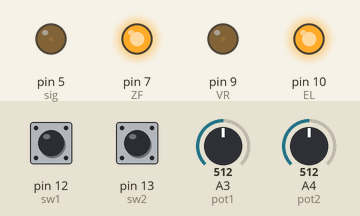
Recording of a sketch running on a simulated Arduino Uno, built with avr-gcc and run on an emulated ATmega328P. Shown: output pins drawn as LEDs (lit = HIGH). The inputs (shaded band) are chosen by the test bench; at power-on: A3 (pot1) = 512, A4 (pot2) = 512, pin 12 (sw1) HIGH, pin 13 (sw2) HIGH.

Above: at 1.2 s.
1.3 s: A3 (pot1) set to 122
At 2.2 s:
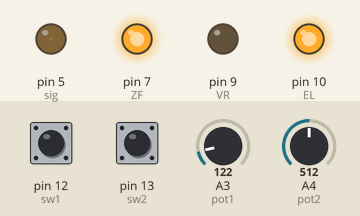
2.8 s: A4 (pot2) set to 122
At 3.4 s:
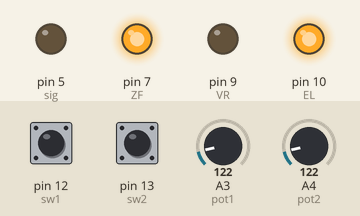
4.3 s: pin 12 (sw1) pulled LOW for 0.15 s
At 4.37 s:
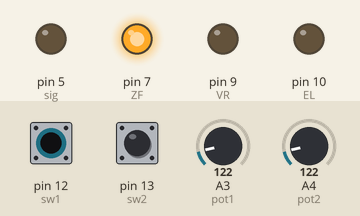
5.9 s: pin 13 (sw2) pulled LOW for 0.15 s
At 5.97 s:
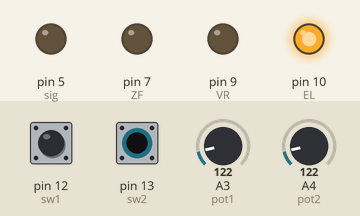
7.5 s: A3 (pot1) set to 194
9.0 s: A3 (pot1) set to 216
At 9.3 s:
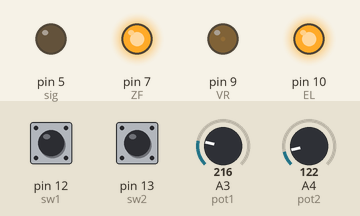
Timing chart, 0 to 11.5 s (numbered marks = the images above; inputs shaded):
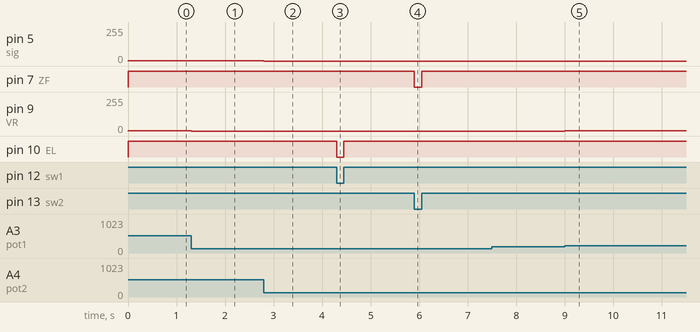

Measured:
- the behaviour switches between 204 and 205 on A3 (pot1) (found by bisection; images 4 and 5)
- after the input at 1.3 s, pin 9 (VR): 2/255 → 0/255 at once
- after the input at 2.8 s, pin 5 (sig): 2/255 → 0/255 at once
- after the input at 4.3 s, pin 10 (EL): HIGH → LOW at once, → HIGH 0.15 s later
- after the input at 5.9 s, pin 7 (ZF): HIGH → LOW at once, → HIGH 0.15 s later
- after the input at 7.5 s, every drawn part: stays the same
- after the input at 9.0 s, pin 9 (VR): 0/255 → 1/255 at once

The sketch:

brushless_motor.ino
```cpp
int pot1 = A3;
int pot2 = A4;
int sw1 = 12;
int sw2 = 13;
int VR = 9;
int ZF = 7;
int sig = 5;
int EL = 10;

float VR1;
float VR2;
float sig1;
float sig2;
int EL1;
int ZF1;

void setup() {
  // put your setup code here, to run once:
  pinMode(sw1,INPUT);
  pinMode(sw2,INPUT);
  pinMode(VR,OUTPUT);
  pinMode(ZF,OUTPUT);
  pinMode(sig,OUTPUT);
  pinMode(EL,OUTPUT);

}

void loop() {
  // put your main code here, to run repeatedly:
EL1= digitalRead(sw1);
digitalWrite(EL,EL1);

ZF1= digitalRead(sw2);
digitalWrite(ZF,ZF1);

VR1=analogRead(pot1);
VR2= VR1*5/1024;
analogWrite(VR,VR2);

sig1=analogRead(pot2);
sig2= sig1*5/1024;
analogWrite(sig,sig2);


}
```
